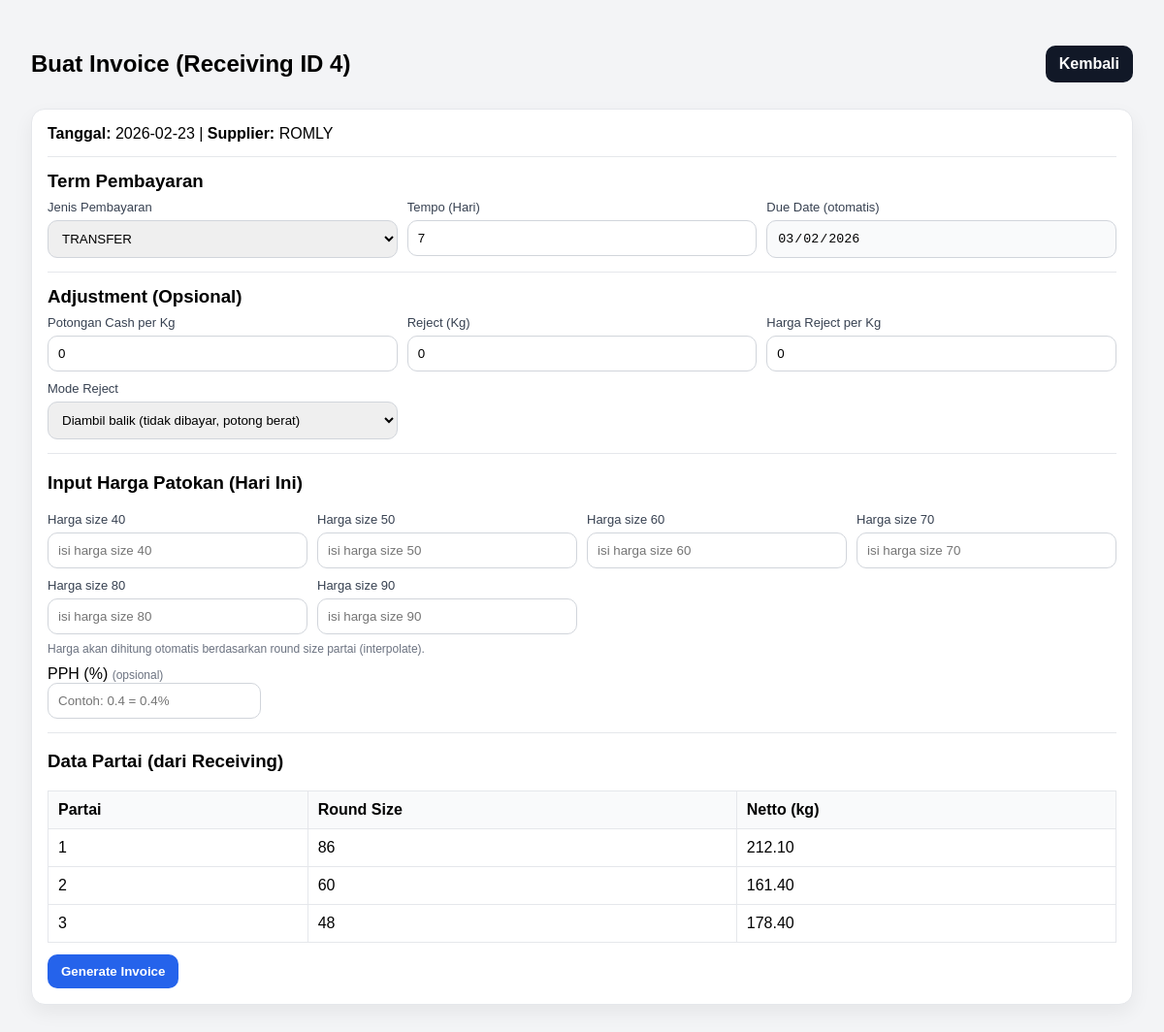
Before: /invoice/new/4 (signed in) with the older database file.
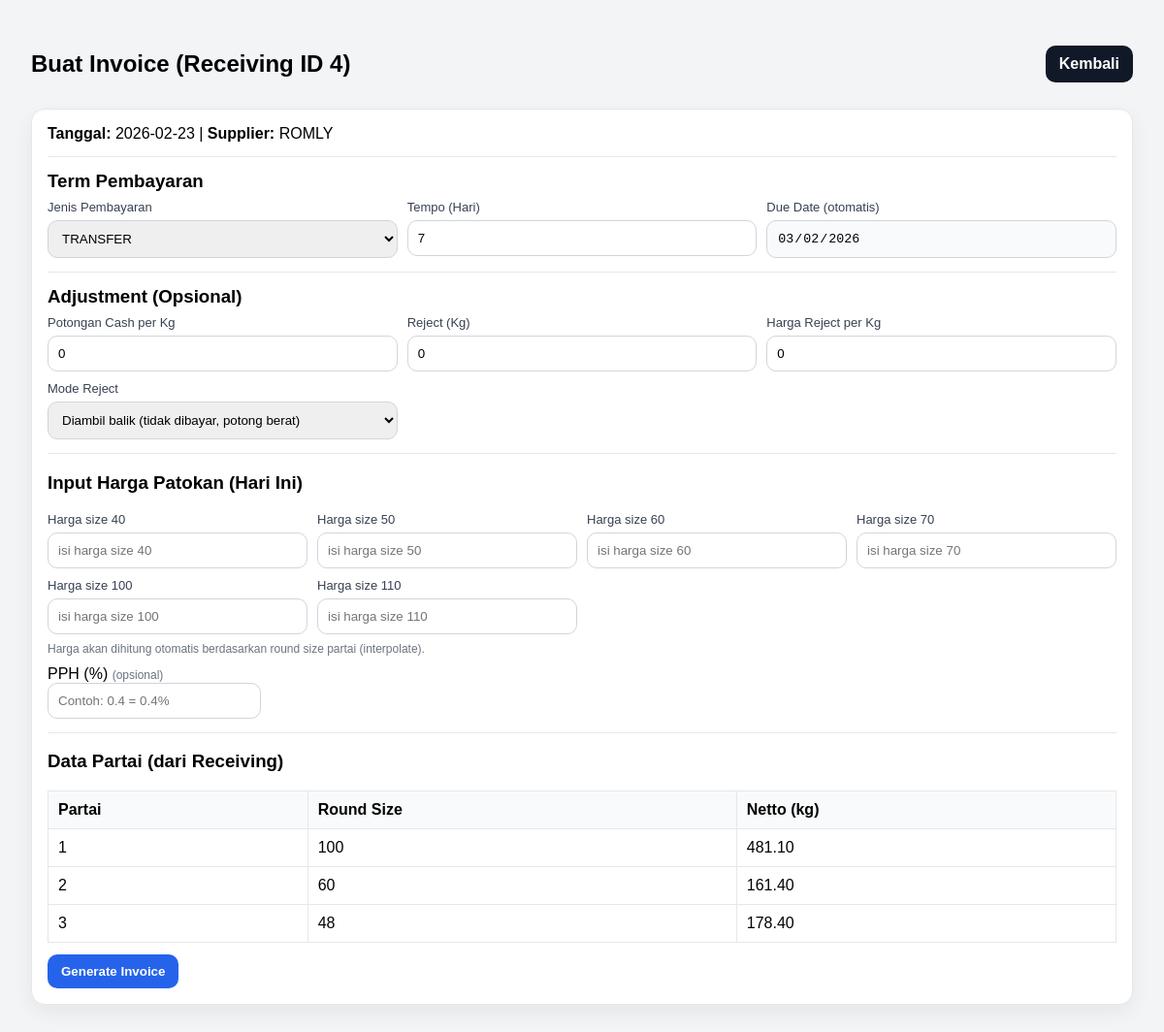
After: the same page with the newer database file.
### tables this page shows
CREATE TABLE receiving_header (
            id INTEGER PRIMARY KEY AUTOINCREMENT,
            receiving_no INTEGER NOT NULL UNIQUE,
            tanggal TEXT NOT NULL,
            supplier TEXT NOT NULL,
            jenis TEXT NOT NULL,
            fiber REAL DEFAULT 0,
            created_at TEXT DEFAULT (datetime('now','localtime'))
        );

CREATE TABLE receiving_item (
                id INTEGER PRIMARY KEY AUTOINCREMENT,
                header_id INTEGER NOT NULL,
                partai_no INTEGER NOT NULL,
            
                pcs INTEGER,
                kg_sample REAL,
            
                size REAL,
                round_size INTEGER,
            
                keranjang INTEGER,
                tara_per_keranjang REAL,
            
                bruto REAL,
                total_tara REAL,
                netto REAL,
            
                note TEXT,
                timbangan_json TEXT,
            
                kategori_kupasan TEXT,
                fiber REAL,
            
                FOREIGN KEY(header_id)
                    REFERENCES receiving_header(id)
                    ON DELETE CASCADE
            );

### app.py (the view, shortened to what this page needs)
@app.route("/invoice/new/<int:receiving_id>", methods=["GET", "POST"])
def invoice_new(receiving_id):
    if not require_login():
        return redirect(url_for("login"))
    conn = get_conn()
    header = conn.execute(
        "SELECT * FROM receiving_header WHERE id=?",
        (receiving_id,)
    ).fetchone()
    if not header:
        conn.close()
        return "Receiving tidak ditemukan", 404
    existing = conn.execute("""
        SELECT id
        FROM invoice_header
        WHERE receiving_id=? AND status!='VOID'
        ORDER BY id DESC
        LIMIT 1
    """, (receiving_id,)).fetchone()
    if existing and request.method == "GET":
        conn.close()
        return redirect(url_for("invoice_view", invoice_id=existing["id"]))
    partai_rows = conn.execute("""
        SELECT partai_no, round_size, COALESCE(netto, 0) AS netto
        FROM receiving_item
        WHERE header_id=?
        ORDER BY partai_no ASC
    """, (receiving_id,)).fetchall()
    if request.method == "GET":
        has_size = any(r["round_size"] is not None for r in partai_rows)
        required_sizes = set()
        if has_size:
            for r in partai_rows:
                rs = r["round_size"]
                if rs is None:
                    continue
                s = int(rs)
                lo = (s // 10) * 10
                hi = lo + 10
                required_sizes.add(lo)
                required_sizes.add(hi)
        required_sizes = sorted(required_sizes)
        default_tempo = 7
        tgl_inv = datetime.strptime(header["tanggal"], "%Y-%m-%d")
        default_due = (tgl_inv + timedelta(days=default_tempo)).strftime("%Y-%m-%d")
        conn.close()
        return render_template(
            "invoice_new.html",
            header=dict(header),
            partai=[dict(r) for r in partai_rows],
            has_size=has_size,                 # <-- tambahan: dipakai untuk switch UI
            required_sizes=required_sizes,      # <-- sudah sorted list
            default_tempo=default_tempo,
            default_due=default_due
        )

### app.py (called while the page is built)
def require_login() -> bool:
    return bool(session.get("user"))

### helpers/db.py (called while the page is built)
def get_conn():
    conn = sqlite3.connect(DB_PATH, timeout=30)
    conn.row_factory = sqlite3.Row
    conn.execute("PRAGMA foreign_keys = ON;")
    conn.execute("PRAGMA journal_mode = WAL;")
    return conn

### templates/invoice_new.html (shortened to what this page needs)
<!doctype html>
<html lang="id">
<head>
</head>
<body>
<div class="top">
  <h2>Buat Invoice (Receiving ID {{ header["id"] }})</h2>
  <a class="btn btn-secondary" href="/receiving/{{ header['id'] }}">Kembali</a>
</div>
<div class="card">
  <div><b>Tanggal:</b> {{ header["tanggal"] }} | <b>Supplier:</b> {{ header["supplier"] }}</div>
  <form method="post" style="margin-top:12px;">
    <hr>
    <h3 class="section-title">Term Pembayaran</h3>
    <div class="grid-3">
      <div class="field">
        <label for="payment_type">Jenis Pembayaran</label>
        <select name="payment_type" id="payment_type">
          <option value="TRANSFER">TRANSFER</option>
        </select>
      </div>
      <div class="field">
        <label for="tempo_hari">Tempo (Hari)</label>
        <input type="number" step="1" min="0" name="tempo_hari" id="tempo_hari" value="{{ default_tempo }}" required>
      </div>
      <div class="field">
        <label for="due_preview">Due Date (otomatis)</label>
        <input type="date" id="due_preview" value="{{ default_due }}" readonly class="readonly">
      </div>
    </div>
    <hr>
    <h3 class="section-title">Adjustment (Opsional)</h3>
    <div class="grid-3">
      <div class="field">
        <label for="cash_deduct_per_kg">Potongan Cash per Kg</label>
        <input type="number" step="1" min="0" name="cash_deduct_per_kg" id="cash_deduct_per_kg" value="0">
      </div>
      <div class="field">
        <label for="reject_kg">Reject (Kg)</label>
        <input type="number" step="0.01" min="0" name="reject_kg" id="reject_kg" value="0">
      </div>
      <div class="field">
        <label for="reject_price">Harga Reject per Kg</label>
        <input type="number" step="1" min="0" name="reject_price" id="reject_price" value="0">
      </div>
    </div>
    <div class="grid-3" style="margin-top:10px;">
      <div class="field">
        <label for="reject_mode">Mode Reject</label>
        <select name="reject_mode" id="reject_mode">
          <option value="RETURN">Diambil balik (tidak dibayar, potong berat)</option>
        </select>
      </div>
      <div class="field"></div>
      <div class="field"></div>
    </div>
    <hr>
    <h3>Input Harga Patokan (Hari Ini)</h3>
    {% if required_sizes and required_sizes|length > 0 %}
      <div class="grid">
        {% for sz in required_sizes %}
        <div class="field">
          <label>Harga size {{ sz }}</label>
          <input name="p{{ sz }}" type="number" step="1" min="0" placeholder="isi harga size {{ sz }}" required>
        </div>
        {% endfor %}
      </div>
      <div class="muted" style="margin-top:8px;">
        Harga akan dihitung otomatis berdasarkan round size partai (interpolate).
      </div>
    {% else %}
   <div class="muted" style="color:#b45309;font-weight:600;">
      Round Size belum ada di Receiving.
     Invoice tetap bisa dibuat, namun harga akan diisi manual di halaman Edit Invoice.
    </div>
    {% endif %}
    <div style="margin-top:10px;max-width:220px;">
      <label>PPH (%) <span class="muted">(opsional)</span></label>
      <input type="number" name="pph" step="0.01" min="0" placeholder="Contoh: 0.4 = 0.4%">
    </div>
    <hr>
    <h3>Data Partai (dari Receiving)</h3>
    <table>
      <thead>
        <tr>
          <th>Partai</th>
          <th>Round Size</th>
          <th>Netto (kg)</th>
        </tr>
      </thead>
      <tbody>
        {% for p in partai %}
        <tr>
          <td>{{ p["partai_no"] }}</td>
          <td>{{ p.get("round_size") if p.get("round_size") is not none else "-" }}</td>
          <td>{{ "%.2f"|format(p["netto"] or 0) }}</td>
        </tr>
        {% endfor %}
      </tbody>
    </table>
    <button class="btn btn-primary" type="submit" style="margin-top:12px;">Generate Invoice</button>
  </form>
</div>
</body>
</html>

### templates/invoice_new.html (style rules this page uses)
body { font-family:Arial;padding:24px;background:#f3f4f6 }
.card { background:#fff;border:1px solid #e5e7eb;border-radius:14px;padding:16px;box-shadow:0 8px 20px rgba(0,0,0,.06) }
.top { display:flex;justify-content:space-between;align-items:center;gap:10px;margin-bottom:12px }
.grid { display:grid;grid-template-columns:repeat(4,minmax(0,1fr));gap:10px }
.grid-3 { display:grid;grid-template-columns:repeat(3,minmax(0,1fr));gap:10px }
.section-title { margin:0 0 8px 0 }
.field label { display:block;font-size:13px;color:#374151;margin-bottom:6px }
.readonly { background:#f9fafb }
input, select { padding:10px;border:1px solid #d1d5db;border-radius:10px;width:100%;box-sizing:border-box }
table { width:100%;border-collapse:collapse;margin-top:12px }
th,td { border:1px solid #e5e7eb;padding:10px;text-align:left }
th { background:#f9fafb }
.btn { padding:10px 14px;border:0;border-radius:10px;font-weight:700;cursor:pointer }
.btn-primary { background:#2563eb;color:#fff }
.btn-secondary { background:#111827;color:#fff;text-decoration:none;display:inline-block }
.muted { font-size:12px;color:#6b7280 }
hr { border:0;border-top:1px solid #e5e7eb;margin:14px 0 }

Changed rows visible on the page:
removed receiving_item: partai_no "1", round_size "86", netto "212.10"
added receiving_item: partai_no "1", round_size "100", netto "481.10"
Other visible differences:
new list line: "Harga size 100 isi harga size 100"
new list line: "Harga size 110 isi harga size 110"
list line gone: "Harga size 80 isi harga size 80"
list line gone: "Harga size 90 isi harga size 90"
